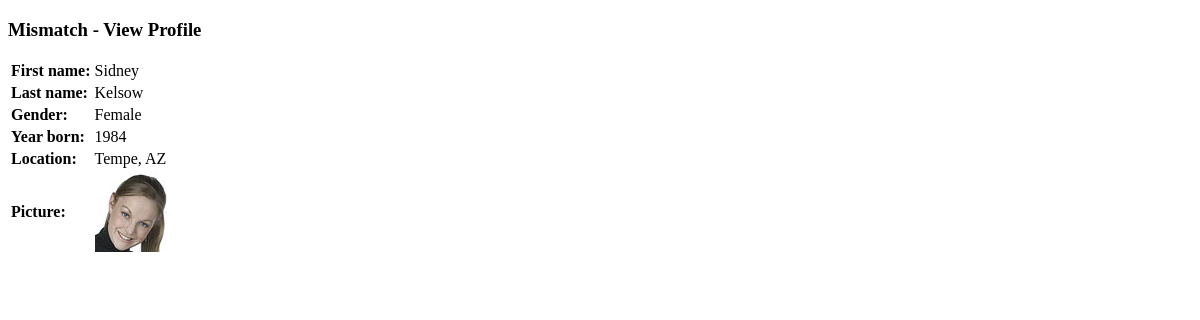
Page /week07/ch07/mismatch/viewprofile.php?user_id=1 on the committed database.
### tables this page shows
CREATE TABLE `mismatch_user` (
  `user_id` int(11) NOT NULL AUTO_INCREMENT,
  `username` varchar(32) NOT NULL,
  `password` varchar(40) NOT NULL,
  `join_date` datetime DEFAULT NULL,
  `first_name` varchar(32) DEFAULT NULL,
  `last_name` varchar(32) DEFAULT NULL,
  `gender` varchar(1) DEFAULT NULL,
  `birthdate` date DEFAULT NULL,
  `city` varchar(32) DEFAULT NULL,
  `state` varchar(2) DEFAULT NULL,
  `picture` varchar(32) DEFAULT NULL,
  PRIMARY KEY (`user_id`)
);

### week07/ch07/mismatch/viewprofile.php (the view, shortened to what this page needs)
<!DOCTYPE html PUBLIC "-//W3C//DTD XHTML 1.0 Transitional//EN"
  "http://www.w3.org/TR/xhtml1/DTD/xhtml1-transitional.dtd">
<html xmlns="http://www.w3.org/1999/xhtml" xml:lang="en" lang="en">
<head>
  <link rel="stylesheet" type="text/css" href="style.css" />
</head>
<body>
  <h3>Mismatch - View Profile</h3>
<?php
    $dbc = mysqli_connect(DB_HOST, DB_USER, DB_PASSWORD, DB_NAME);
    if (!isset($_GET['user_id'])) {
        $query = "SELECT username, first_name, last_name, gender, birthdate, city, state, picture FROM mismatch_user WHERE user_id = '" . $_SESSION['user_id'] . "'";
    } else {
        $query = "SELECT username, first_name, last_name, gender, birthdate, city, state, picture FROM mismatch_user WHERE user_id = '" . $_GET['user_id'] . "'";
    }
    $data = mysqli_query($dbc, $query);
    if (mysqli_num_rows($data) == 1) {
        $row = mysqli_fetch_array($data);
        echo '<table>';
        if (!empty($row['first_name'])) {
            echo '<tr><td class="label">First name:</td><td>' . $row['first_name'] . '</td></tr>';
        }
        if (!empty($row['last_name'])) {
            echo '<tr><td class="label">Last name:</td><td>' . $row['last_name'] . '</td></tr>';
        }
        if (!empty($row['gender'])) {
            echo '<tr><td class="label">Gender:</td><td>';
            if ($row['gender'] == 'M') {
                echo 'Male';
            }
            else if ($row['gender'] == 'F') {
                echo 'Female';
            } else {
                echo '?';
            }
            echo '</td></tr>';
        }
        if (!empty($row['birthdate'])) {
            if (!isset($_GET['user_id']) || ($_COOKIE['user_id'] == $_GET['user_id'])) {
                echo '<tr><td class="label">Birthdate:</td><td>' . $row['birthdate'] . '</td></tr>';
            } else {
                list($year, $month, $day) = explode('-', $row['birthdate']);
                echo '<tr><td class="label">Year born:</td><td>' . $year . '</td></tr>';
            }
        }
        if (!empty($row['city']) || !empty($row['state'])) {
            echo '<tr><td class="label">Location:</td><td>' . $row['city'] . ', ' . $row['state'] . '</td></tr>';
        }
        if (!empty($row['picture'])) {
            echo '<tr><td class="label">Picture:</td><td><img src="' . MM_UPLOADPATH . $row['picture'] .
              '" alt="Profile Picture" /></td></tr>';
        }
        echo '</table>';
    } else {
        echo '<p class="error">There was a problem accessing your profile.</p>';
    }
?>
</body>
</html>

### week07/ch07/mismatch/style.css (style rules this page uses)
td.label { font-weight: bold; }

### rows in the picture
mismatch_user: first_name "Sidney", last_name "Kelsow", city "Tempe", state "AZ", picture (picture)

### other values in the picture
$year "1984"
